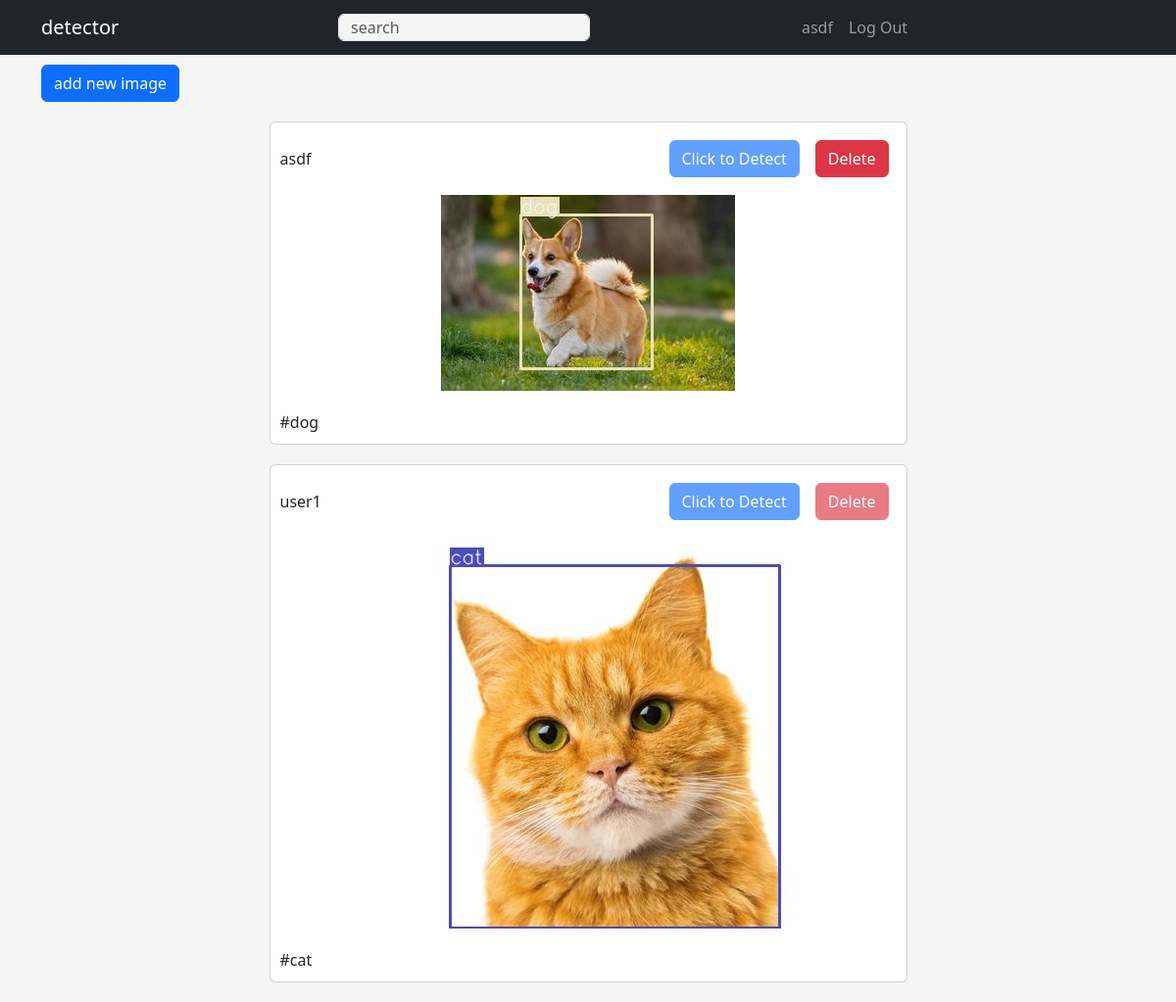
Screenshot of / (signed in) with the database file from the repository.
### apps/crud/models.py (models this page shows, shortened)
class User(UserMixin, db.Model):
    __tablename__ = "users"
    id=db.Column(db.Integer, primary_key=True)
    username = db.Column(db.String, index=True)
    email = db.Column(db.String, unique=True, index=True)
    password_hash = db.Column(db.String)
    created_at = db.Column(db.DateTime, default=datetime.now)
    updated_at = db.Column(
        db.DateTime, default=datetime.now, onupdate=datetime.now
    )
    @property
    def password(self):
        raise AttributeError("cannot read")
    @login_manager.user_loader
    def load_user(user_id):
        return User.query.get(user_id)
    user_images = db.relationship("UserImage", backref="user")

### apps/detector/models.py (models this page shows)
class UserImage(db.Model):
    __tablename__ = "user_images"
    id = db.Column(db.Integer, primary_key=True)
    user_id = db.Column(db.String, db.ForeignKey("users.id"))
    image_path = db.Column(db.String)
    is_detected = db.Column(db.Boolean, default=False)
    created_at = db.Column(db.DateTime, default=datetime.now)
    updated_at = db.Column(
        db.DateTime, default=datetime.now, onupdate=datetime.now
    )

class UserImageTag(db.Model):
    __tablename__ = "user_image_tags"
    id = db.Column(db.Integer, primary_key=True)
    user_image_id = db.Column(db.String, db.ForeignKey("user_images.id"))
    tag_name = db.Column(db.String)
    created_at = db.Column(db.DateTime, default=datetime.now)
    updated_at = db.Column(db.DateTime, default=datetime.now, onupdate=datetime.now)

### apps/detector/views.py (the view)
@dt.route("/")
def index():
    user_images = (
        db.session.query(User,UserImage)
        .join(UserImage)
        .filter(User.id == UserImage.user_id)
        .all()
    )
    user_image_tag_dict = {}
    for user_image in user_images:
        user_image_tags = (
            db.session.query(UserImageTag)
            .filter(UserImageTag.user_image_id ==
                    user_image.UserImage.id)
                    .all()
        )
        user_image_tag_dict[user_image.UserImage.id] = user_image_tags
    detector_form = DetectorForm()
    delete_form = DeleteForm()
    return render_template("detector/index.html",
                        user_images=user_images,
                        user_image_tag_dict=user_image_tag_dict,
                        detector_form = detector_form,
                        delete_form=delete_form
                        )

### apps/detector/forms.py
class DetectorForm(FlaskForm):
    submit = SubmitField("Click to Detect")

class DeleteForm(FlaskForm):
    submit = SubmitField("Delete")

### apps/detector/templates/detector/index.html (shortened to what this page needs)
{% extends "detector/base.html" %}
{% block content %}
<div class="col-md-10 text-right dt-image-register-btn">
    <a href="{{ url_for('detector.upload_image') }}" class="btn btn-primary">add new image</a>
</div>
{% for user_image in user_images %}
<div class="card col-md-7 dt-image-content">
    <header class="d-flex justify-content-between">
        <div class="dt-image-username">{{ user_image.User.username }}</div>
        <div class = "d-flex flex-row-reverse">
            <div class="p-2">
                <form
                action="{{ url_for('detector.delete_image', image_id = user_image.UserImage.id) }}"
                method="POST">
                {% if current_user.id == user_image.User.id %}
                {{ delete_form.submit(class='btn btn-danger') }}
                {% else %}
                {{ delete_form.submit(class="btn btn-danger", disabled="disabled") }}
                {% endif %}
            </form>
            </div>
            <div class ="p-2">
                <form action = "{{ url_for('detector.detect',
                image_id=user_image.UserImage.id) }}"
                method="POST">
                {% if current_user.id == user_image.User.id and user_image.UserImage.is_detected == False %}
                {{detector_form.submit(class="btn btn-primary")}}
                {% else %}
                {{detector_form.submit(class="btn btn-primary", disabled="disabled")}}
                {% endif %}
            </form>
            </div>
        </div>
    </header>
    <section>
        <img
            src="{{ url_for('detector.image_file',
                filename = user_image.UserImage.image_path) }}"
            alt="upload image"
            />
    </section>
    <footer>
        {% for tag in user_image_tag_dict[user_image.UserImage.id] %}
        #{{tag.tag_name }} {% endfor %}
    </footer>
</div>
{% endfor %}
{% endblock %}

### apps/detector/templates/detector/base.html (shortened to what this page needs)
<!DOCTYPE html>
<html lang="en">
    <head>
        <link rel="stylesheet" href="{{ url_for('static', filename='css/bootstrap.min.css') }}"
        />
        <link rel="stylesheet" href="{{ url_for('static', filename='css/style.css') }}"
        />
    </head>
    <body>
        <nav class="navbar navbar-expand-lg navbar-dark bg-dark">
            <div class="container">
                <a class="navbar-brand" href="{{ url_for('detector.index') }}"
                >detector</a>
                {% if url_for(request.endpoint) == url_for('detector.index') or url_for(request.endpoint) == url_for('detector.search') %}
                <div class="btn-group">
                    <form
                        method="GET"
                        action="{{ url_for('detector.search') }}"
                        name="dtSearchForm"
                        >
                        {% if request.args.get("search") %}
                        <input
                            type = "search"
                            id="dt-search"
                            class="form-control col-md-12 dt-search"
                            placeholder = "search"
                            name="search"
                            value="{{ request.args.get('search') }}"
                            />
                        {% else %}
                        <input
                            type="search"
                            id="dt-search" class="form-control col-md-12 dt-search"
                            placeholder="search"
                            name="search"
                            />
                        {% endif %}
                    </form>
                </div>
                {% endif %}
                <ul class="navbar-nav">
                    {% if current_user.is_authenticated %}
                    <li class="nav-item">
                    <span class="nav-link">{{ current_user.username }}</span>
                    </li>
                    <li class="nav-item">
                        <a href="{{ url_for('auth.logout') }}" class="nav-link">Log Out</href>
                    </li>
                    {% endif %}
                </ul>
            </div>
        </nav>
        <section class="container">
        {% block content %}{% endblock %}
        </section>
    </body>
</html>

### apps/static/css/style.css (style rules this page uses)
body { background-color: #f5f5f5; }
input[type="search"] { background-color: #f5f5f5; }
.dt-search { height: 28px !important; }
.dt-image-content { margin: 20px auto; padding: 0; }
.dt-image-username { padding-top: 15px; }
.dt-image-register-btn { padding: 10px 47px 0 0; }
.dt-image-content header { padding: 10px 10px 0 10px; }
.dt-image-content section { padding: 10px 0; margin: auto; }
.dt-image-content footer { padding: 10px; }
.dt-image-content section img { width: 100%; }

### rows the page displays
User: username "asdf", User.username "asdf", image_path (picture)
UserImageTag: tag_name "dog"
User: User.username "user1", image_path (picture)
UserImageTag: tag_name "cat"
